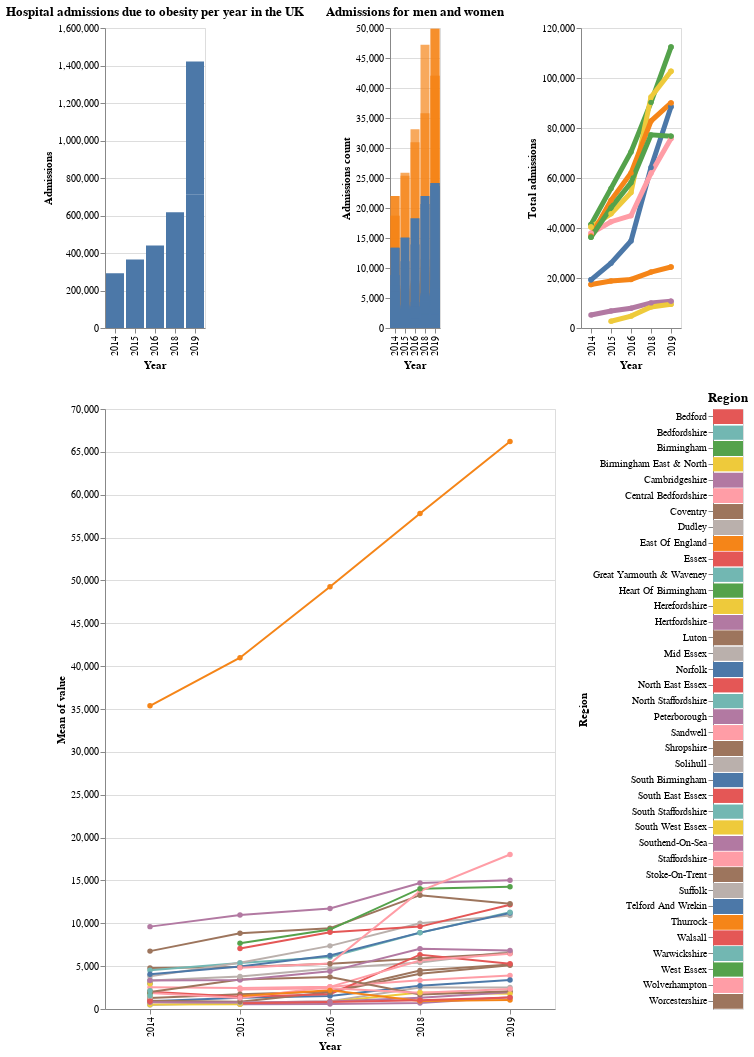

Write notebook code for a chart like this one.
### Code cell
# Create dropdown for Major region
major_region_dropdown = alt.binding_select(options=melted_df['Major region'].unique().tolist(), name="Major region: ")
major_region_selection = alt.selection_single(fields=['Major region'], bind=major_region_dropdown, init={"Major region": "West Midlands"})

# Create dropdown for variable
variable_dropdown = alt.binding_select(options=melted_df['variable'].unique().tolist(), name="Category: ")
variable_selection = alt.selection_single(fields=['variable'], bind=variable_dropdown, init={"variable": "Total admissions"})

# Sort the data
sorted_data = melted_df.sort_values(by='Year')

# Main chart
main_chart = alt.Chart(sorted_data).mark_line(point=True).encode(
    x='Year:O',
    y='mean(value):Q',
    color=alt.Color('Region:N', legend=None),  # Set legend to None
    tooltip=["Major region", "Region", "mean(value):Q"]
).add_selection(
    major_region_selection
).transform_filter(
    major_region_selection
).add_selection(
    variable_selection
).transform_filter(
    variable_selection
).properties(
    width=450, 
    height=600
)

# Secondary chart for Region selection
region_chart = alt.Chart(sorted_data).mark_bar().encode(
    y='Region:N',
    color=alt.Color('Region:N', legend=None),  # Set legend to None
    tooltip=alt.Tooltip(["Major region", "Region"])  # Corrected tooltip placement
).add_selection(
    major_region_selection
).transform_filter(
    major_region_selection
).add_selection(
    variable_selection
).transform_filter(
    variable_selection
).properties(
    selection=alt.selection_multi(fields=['Region']),
    width=30,  
    height=600,
    title="Region"
    
).interactive()
((df_england_plot | overlay_chart| regional)&(main_chart | region_chart))

### Figure 1 — Vega-Lite specification as saved in the notebook (floating-point values rounded to 4 significant figures; data arrays with more than 128 entries replaced by an {"elided": "..."} marker saying what was removed)
{"config": {"view": {"continuousWidth": 400, "continuousHeight": 300}}, "vconcat": [{"hconcat": [{"data": {"name": "data-48cdbf9928110e64942b2d88c71b42df"}, "mark": "bar", "encoding": {"tooltip": {"field": "admissions_total", "format": ",", "type": "quantitative"}, "x": {"field": "year", "title": "Year", "type": "ordinal"}, "y": {"field": "admissions_total", "title": "Admissions", "type": "quantitative"}}, "title": "Hospital admissions due to obesity per year in the UK", "width": 100}, {"layer": [{"data": {"name": "data-041d73d4cfcaff87c50e632bee5eb8c3"}, "mark": {"type": "bar", "opacity": 0.7}, "encoding": {"color": {"field": "variable", "title": "Gender", "type": "nominal"}, "tooltip": [{"field": "variable", "title": "Gender", "type": "nominal"}, {"field": "value", "format": ",", "title": "Admissions count", "type": "quantitative"}], "x": {"field": "Year", "title": "Year", "type": "ordinal"}, "y": {"field": "value", "stack": null, "title": "Admissions count", "type": "quantitative"}}, "title": "Admissions for men and women", "width": 50}, {"data": {"name": "data-825311abb0b08b3fe1f986e2a8f7e83d"}, "mark": {"type": "bar", "opacity": 1}, "encoding": {"color": {"field": "variable", "title": "Gender", "type": "nominal"}, "tooltip": [{"field": "variable", "title": "Gender", "type": "nominal"}, {"field": "value", "format": ",", "title": "Admissions count", "type": "quantitative"}], "x": {"field": "Year", "title": "Year", "type": "ordinal"}, "y": {"field": "value", "stack": null, "title": "Admissions count", "type": "quantitative"}}, "width": 100}]}, {"data": {"name": "data-eb3aa683473ccc126d07e087cd980957"}, "mark": {"type": "line", "point": true, "size": 5}, "encoding": {"color": {"field": "region", "title": "Region", "type": "nominal"}, "tooltip": [{"field": "region", "title": "Region", "type": "nominal"}, {"field": "admissions_total", "format": ",", "title": "Admissions", "type": "quantitative"}], "x": {"field": "year", "title": "Year", "type": "ordinal"}, "y": {"field": "admissions_total", "title": "Total admissions", "type": "quantitative"}}, "width": 100}]}, {"hconcat": [{"mark": {"type": "line", "point": true}, "encoding": {"color": {"field": "Region", "legend": null, "type": "nominal"}, "tooltip": [{"field": "Major region", "type": "nominal"}, {"field": "Region", "type": "nominal"}, {"aggregate": "mean", "field": "value", "type": "quantitative"}], "x": {"field": "Year", "type": "ordinal"}, "y": {"aggregate": "mean", "field": "value", "type": "quantitative"}}, "height": 600, "selection": {"selector009": {"type": "single", "fields": ["Major region"], "bind": {"input": "select", "options": ["North East", "North West", "East Midlands", "West Midlands", "London", "South East", "West Sussex", "South West", "North Yorkshire"], "name": "Major region: "}, "init": {"Major region": "West Midlands"}}, "selector010": {"type": "single", "fields": ["variable"], "bind": {"input": "select", "options": ["Total admissions", "Admissions count: men", "Admissions count: women", "Admissions per 100,000 population", "Admissions per 100,000 population: men", "Admissions per 100,000 population: women"], "name": "Category: "}, "init": {"variable": "Total admissions"}}}, "transform": [{"filter": {"selection": "selector009"}}, {"filter": {"selection": "selector010"}}], "width": 450}, {"mark": "bar", "encoding": {"color": {"field": "Region", "legend": null, "type": "nominal"}, "tooltip": [{"field": "Major region", "type": "nominal"}, {"field": "Region", "type": "nominal"}], "y": {"field": "Region", "type": "nominal"}}, "height": 600, "selection": {"selector011": {"type": "multi", "fields": ["Region"]}, "selector012": {"type": "interval", "bind": "scales", "encodings": ["x", "y"]}}, "title": "Region", "transform": [{"filter": {"selection": "selector009"}}, {"filter": {"selection": "selector010"}}], "width": 30}], "data": {"name": "data-fcd74838650a29220f610fc6ce595b1d"}}], "$schema": "https://vega.github.io/schema/vega-lite/v4.17.0.json", "datasets": {"data-48cdbf9928110e64942b2d88c71b42df": [{"region": "England", "admissions_total": 292404, "admissions_count_men": 99580.0, "admissions_count_women": 192800.0, "adm_per_100_000_all": 550.6, "adm_per_male": 381.0, "adm_per_female": 714.7, "year": 2014, "top_tier": true}, {"region": "England", "admissions_total": 365577, "admissions_count_men": 123400.0, "admissions_count_women": 242100.0, "adm_per_100_000_all": 678.7, "adm_per_male": 465.2, "adm_per_female": 885.8, "year": 2015, "top_tier": true}, {"region": "England", "admissions_total": 440288, "admissions_count_men": 149500.0, "admissions_count_women": 290700.0, "adm_per_100_000_all": 810.6, "adm_per_male": 558.4, "adm_per_female": 1056.0, "year": 2016, "top_tier": true}, {"region": "England", "admissions_total": 710562, "admissions_count_men": 243600.0, "admissions_count_women": 467000.0, "adm_per_100_000_all": 1323.0, "adm_per_male": 963.1, "adm_per_female": 1685.0, "year": 2019, "top_tier": true}, {"region": "England", "admissions_total": 616961, "admissions_count_men": 208300.0, "admissions_count_women": 408600.0, "adm_per_100_000_all": 1159.0, "adm_per_male": 833.0, "adm_per_female": 1486.0, "year": 2018, "top_tier": true}, {"region": "England", "admissions_total": 710562, "admissions_count_men": 243600.0, "admissions_count_women": 467000.0, "adm_per_100_000_all": 1323.0, "adm_per_male": 963.1, "adm_per_female": 1685.0, "year": 2019, "top_tier": true}], "data-041d73d4cfcaff87c50e632bee5eb8c3": {"elided": "915 records"}, "data-825311abb0b08b3fe1f986e2a8f7e83d": {"elided": "915 records"}, "data-eb3aa683473ccc126d07e087cd980957": [{"region": "North East", "admissions_total": 17409, "admissions_count_men": 6294.0, "admissions_count_women": 11120.0, "adm_per_100_000_all": 670.5, "adm_per_male": 495.7, "adm_per_female": 837.7, "year": 2014, "top_tier": true, "result": null}, {"region": "North East", "admissions_total": 17409, "admissions_count_men": 6294.0, "admissions_count_women": 11120.0, "adm_per_100_000_all": 670.5, "adm_per_male": 495.7, "adm_per_female": 837.7, "year": 2014, "top_tier": true, "result": null}, {"region": "North West", "admissions_total": 41358, "admissions_count_men": 13910.0, "admissions_count_women": 27440.0, "adm_per_100_000_all": 586.1, "adm_per_male": 401.2, "adm_per_female": 764.7, "year": 2014, "top_tier": true, "result": null}, {"region": "North West", "admissions_total": 41358, "admissions_count_men": 13910.0, "admissions_count_women": 27440.0, "adm_per_100_000_all": 586.1, "adm_per_male": 401.2, "adm_per_female": 764.7, "year": 2014, "top_tier": true, "result": null}, {"region": "East Midlands", "admissions_total": 19256, "admissions_count_men": 6058.0, "admissions_count_women": 13200.0, "adm_per_100_000_all": 424.4, "adm_per_male": 270.8, "adm_per_female": 573.7, "year": 2014, "top_tier": true, "result": null}, {"region": "East Midlands", "admissions_total": 19256, "admissions_count_men": 6058.0, "admissions_count_women": 13200.0, "adm_per_100_000_all": 424.4, "adm_per_male": 270.8, "adm_per_female": 573.7, "year": 2014, "top_tier": true, "result": null}, {"region": "West Midlands", "admissions_total": 40394, "admissions_count_men": 12270.0, "admissions_count_women": 28120.0, "adm_per_100_000_all": 720.2, "adm_per_male": 443.3, "adm_per_female": 989.8, "year": 2014, "top_tier": true, "result": null}, {"region": "West Midlands", "admissions_total": 40394, "admissions_count_men": 12270.0, "admissions_count_women": 28120.0, "adm_per_100_000_all": 720.2, "adm_per_male": 443.3, "adm_per_female": 989.8, "year": 2014, "top_tier": true, "result": null}, {"region": "London", "admissions_total": 37892, "admissions_count_men": 13280.0, "admissions_count_women": 24610.0, "adm_per_100_000_all": 461.8, "adm_per_male": 327.6, "adm_per_female": 592.9, "year": 2014, "top_tier": true, "result": null}, {"region": "London", "admissions_total": 37892, "admissions_count_men": 13280.0, "admissions_count_women": 24610.0, "adm_per_100_000_all": 461.8, "adm_per_male": 327.6, "adm_per_female": 592.9, "year": 2014, "top_tier": true, "result": null}, {"region": "South East", "admissions_total": 36779, "admissions_count_men": 13280.0, "admissions_count_women": 23480.0, "adm_per_100_000_all": 425.1, "adm_per_male": 312.4, "adm_per_female": 533.5, "year": 2014, "top_tier": true, "result": null}, {"region": "West Sussex", "admissions_total": 5183, "admissions_count_men": 1977.0, "admissions_count_women": 3206.0, "adm_per_100_000_all": 640.7, "adm_per_male": 504.7, "adm_per_female": 768.4, "year": 2014, "top_tier": true, "result": null}, {"region": "South West", "admissions_total": 36338, "admissions_count_men": 12260.0, "admissions_count_women": 24080.0, "adm_per_100_000_all": 685.5, "adm_per_male": 471.7, "adm_per_female": 891.3, "year": 2014, "top_tier": true, "result": null}, {"region": "South West", "admissions_total": 36338, "admissions_count_men": 12260.0, "admissions_count_women": 24080.0, "adm_per_100_000_all": 685.5, "adm_per_male": 471.7, "adm_per_female": 891.3, "year": 2014, "top_tier": true, "result": null}, {"region": "North East", "admissions_total": 18824, "admissions_count_men": 6340.0, "admissions_count_women": 12480.0, "adm_per_100_000_all": 721.1, "adm_per_male": 495.9, "adm_per_female": 937.2, "year": 2015, "top_tier": true, "result": null}, {"region": "North West", "admissions_total": 55848, "admissions_count_men": 19880.0, "admissions_count_women": 35960.0, "adm_per_100_000_all": 786.2, "adm_per_male": 568.8, "adm_per_female": 996.7, "year": 2015, "top_tier": true, "result": null}, {"region": "North Yorkshire", "admissions_total": 2703, "admissions_count_men": 1056.0, "admissions_count_women": 1647.0, "adm_per_100_000_all": 448.4, "adm_per_male": 355.2, "adm_per_female": 539.3, "year": 2015, "top_tier": true, "result": null}, {"region": "East Midlands", "admissions_total": 25932, "admissions_count_men": 7899.0, "admissions_count_women": 18030.0, "adm_per_100_000_all": 563.9, "adm_per_male": 348.3, "adm_per_female": 773.7, "year": 2015, "top_tier": true, "result": null}, {"region": "West Midlands", "admissions_total": 45682, "admissions_count_men": 14080.0, "admissions_count_women": 31600.0, "adm_per_100_000_all": 805.0, "adm_per_male": 502.3, "adm_per_female": 1101.0, "year": 2015, "top_tier": true, "result": null}, {"region": "London", "admissions_total": 42511, "admissions_count_men": 14250.0, "admissions_count_women": 28250.0, "adm_per_100_000_all": 505.1, "adm_per_male": 342.1, "adm_per_female": 664.5, "year": 2015, "top_tier": true, "result": null}, {"region": "South East", "admissions_total": 51102, "admissions_count_men": 18230.0, "admissions_count_women": 32860.0, "adm_per_100_000_all": 581.2, "adm_per_male": 421.6, "adm_per_female": 735.4, "year": 2015, "top_tier": true, "result": null}, {"region": "West Sussex", "admissions_total": 6794, "admissions_count_men": 2542.0, "admissions_count_women": 4251.0, "adm_per_100_000_all": 827.2, "adm_per_male": 638.4, "adm_per_female": 1005.0, "year": 2015, "top_tier": true, "result": null}, {"region": "South West", "admissions_total": 48098, "admissions_count_men": 16480.0, "admissions_count_women": 31610.0, "adm_per_100_000_all": 894.4, "adm_per_male": 624.3, "adm_per_female": 1155.0, "year": 2015, "top_tier": true, "result": null}, {"region": "North East", "admissions_total": 19414, "admissions_count_men": 6574.0, "admissions_count_women": 12840.0, "adm_per_100_000_all": 741.4, "adm_per_male": 512.3, "adm_per_female": 961.4, "year": 2016, "top_tier": true, "result": null}, {"region": "North West", "admissions_total": 70380, "admissions_count_men": 24720.0, "admissions_count_women": 45650.0, "adm_per_100_000_all": 986.7, "adm_per_male": 703.9, "adm_per_female": 1261.0, "year": 2016, "top_tier": true, "result": null}, {"region": "North Yorkshire", "admissions_total": 4749, "admissions_count_men": 1763.0, "admissions_count_women": 2985.0, "adm_per_100_000_all": 789.5, "adm_per_male": 595.5, "adm_per_female": 977.1, "year": 2016, "top_tier": true, "result": null}, {"region": "East Midlands", "admissions_total": 34839, "admissions_count_men": 11450.0, "admissions_count_women": 23380.0, "adm_per_100_000_all": 751.3, "adm_per_male": 500.5, "adm_per_female": 995.2, "year": 2016, "top_tier": true, "result": null}, {"region": "West Midlands", "admissions_total": 54212, "admissions_count_men": 16460.0, "admissions_count_women": 37740.0, "adm_per_100_000_all": 948.9, "adm_per_male": 583.0, "adm_per_female": 1306.0, "year": 2016, "top_tier": true, "result": null}, {"region": "London", "admissions_total": 44893, "admissions_count_men": 15370.0, "admissions_count_women": 29510.0, "adm_per_100_000_all": 525.8, "adm_per_male": 363.0, "adm_per_female": 685.6, "year": 2016, "top_tier": true, "result": null}, {"region": "South East", "admissions_total": 61957, "admissions_count_men": 22420.0, "admissions_count_women": 39530.0, "adm_per_100_000_all": 698.2, "adm_per_male": 513.7, "adm_per_female": 876.7, "year": 2016, "top_tier": true, "result": null}, {"region": "West Sussex", "admissions_total": 7897, "admissions_count_men": 2949.0, "admissions_count_women": 4945.0, "adm_per_100_000_all": 953.3, "adm_per_male": 734.4, "adm_per_female": 1159.0, "year": 2016, "top_tier": true, "result": null}, {"region": "South West", "admissions_total": 58128, "admissions_count_men": 20220.0, "admissions_count_women": 37910.0, "adm_per_100_000_all": 1072.0, "adm_per_male": 759.0, "adm_per_female": 1374.0, "year": 2016, "top_tier": true, "result": null}, {"region": "North East", "admissions_total": 24410, "admissions_count_men": 8645.0, "admissions_count_women": 15760.0, "adm_per_100_000_all": 932.0, "adm_per_male": 684.0, "adm_per_female": 1177.0, "year": 2019, "top_tier": true, "result": null}, {"region": "North West", "admissions_total": 112385, "admissions_count_men": 41370.0, "admissions_count_women": 71020.0, "adm_per_100_000_all": 1595.0, "adm_per_male": 1231.0, "adm_per_female": 1959.0, "year": 2019, "top_tier": true, "result": null}, {"region": "North Yorkshire", "admissions_total": 9475, "admissions_count_men": 3700.0, "admissions_count_women": 5770.0, "adm_per_100_000_all": 1492.0, "adm_per_male": 1146.0, "adm_per_female": 1870.0, "year": 2019, "top_tier": true, "result": null}, {"region": "East Midlands", "admissions_total": 88510, "admissions_count_men": 29640.0, "admissions_count_women": 58860.0, "adm_per_100_000_all": 1893.0, "adm_per_male": 1316.0, "adm_per_female": 2472.0, "year": 2019, "top_tier": true, "result": null}, {"region": "West Midlands", "admissions_total": 102675, "admissions_count_men": 32080.0, "admissions_count_women": 70590.0, "adm_per_100_000_all": 1817.0, "adm_per_male": 1202.0, "adm_per_female": 2440.0, "year": 2019, "top_tier": true, "result": null}, {"region": "London", "admissions_total": 75815, "admissions_count_men": 24150.0, "admissions_count_women": 51660.0, "adm_per_100_000_all": 1012.0, "adm_per_male": 757.0, "adm_per_female": 1266.0, "year": 2019, "top_tier": true, "result": null}, {"region": "South East", "admissions_total": 90040, "admissions_count_men": 33220.0, "admissions_count_women": 56820.0, "adm_per_100_000_all": 1023.0, "adm_per_male": 783.0, "adm_per_female": 1262.0, "year": 2019, "top_tier": true, "result": null}, {"region": "West Sussex", "admissions_total": 10670, "admissions_count_men": 3850.0, "admissions_count_women": 6815.0, "adm_per_100_000_all": 1257.0, "adm_per_male": 913.0, "adm_per_female": 1593.0, "year": 2019, "top_tier": true, "result": null}, {"region": "South West", "admissions_total": 76695, "admissions_count_men": 26480.0, "admissions_count_women": 50210.0, "adm_per_100_000_all": 1378.0, "adm_per_male": 961.0, "adm_per_female": 1804.0, "year": 2019, "top_tier": true, "result": null}, {"region": "North East", "admissions_total": 22376, "admissions_count_men": 7759.0, "admissions_count_women": 14620.0, "adm_per_100_000_all": 861.0, "adm_per_male": 619.0, "adm_per_female": 1097.0, "year": 2018, "top_tier": true, "result": null}, {"region": "North West", "admissions_total": 90253, "admissions_count_men": 32070.0, "admissions_count_women": 58180.0, "adm_per_100_000_all": 1290.0, "adm_per_male": 963.0, "adm_per_female": 1618.0, "year": 2018, "top_tier": true, "result": null}, {"region": "North Yorkshire", "admissions_total": 8408, "admissions_count_men": 3274.0, "admissions_count_women": 5134.0, "adm_per_100_000_all": 1359.0, "adm_per_male": 1025.0, "adm_per_female": 1721.0, "year": 2018, "top_tier": true, "result": null}, {"region": "East Midlands", "admissions_total": 64200, "admissions_count_men": 20850.0, "admissions_count_women": 43350.0, "adm_per_100_000_all": 1391.0, "adm_per_male": 938.0, "adm_per_female": 1846.0, "year": 2018, "top_tier": true, "result": null}, {"region": "West Midlands", "admissions_total": 92389, "admissions_count_men": 28430.0, "admissions_count_women": 63950.0, "adm_per_100_000_all": 1655.0, "adm_per_male": 1078.0, "adm_per_female": 2237.0, "year": 2018, "top_tier": true, "result": null}, {"region": "London", "admissions_total": 61904, "admissions_count_men": 20480.0, "admissions_count_women": 41420.0, "adm_per_100_000_all": 852.0, "adm_per_male": 651.0, "adm_per_female": 1050.0, "year": 2018, "top_tier": true, "result": null}, {"region": "South East", "admissions_total": 82787, "admissions_count_men": 30190.0, "admissions_count_women": 52590.0, "adm_per_100_000_all": 950.0, "adm_per_male": 721.0, "adm_per_female": 1178.0, "year": 2018, "top_tier": true, "result": null}, {"region": "West Sussex", "admissions_total": 10046, "admissions_count_men": 3664.0, "admissions_count_women": 6381.0, "adm_per_100_000_all": 1198.0, "adm_per_male": 882.0, "adm_per_female": 1506.0, "year": 2018, "top_tier": true, "result": null}, {"region": "South West", "admissions_total": 77250, "admissions_count_men": 25790.0, "admissions_count_women": 51460.0, "adm_per_100_000_all": 1405.0, "adm_per_male": 949.0, "adm_per_female": 1868.0, "year": 2018, "top_tier": true, "result": null}, {"region": "North East", "admissions_total": 24410, "admissions_count_men": 8645.0, "admissions_count_women": 15760.0, "adm_per_100_000_all": 932.0, "adm_per_male": 684.0, "adm_per_female": 1177.0, "year": 2019, "top_tier": true, "result": null}, {"region": "North West", "admissions_total": 112385, "admissions_count_men": 41370.0, "admissions_count_women": 71020.0, "adm_per_100_000_all": 1595.0, "adm_per_male": 1231.0, "adm_per_female": 1959.0, "year": 2019, "top_tier": true, "result": null}, {"region": "North Yorkshire", "admissions_total": 9475, "admissions_count_men": 3700.0, "admissions_count_women": 5770.0, "adm_per_100_000_all": 1492.0, "adm_per_male": 1146.0, "adm_per_female": 1870.0, "year": 2019, "top_tier": true, "result": null}, {"region": "East Midlands", "admissions_total": 88510, "admissions_count_men": 29640.0, "admissions_count_women": 58860.0, "adm_per_100_000_all": 1893.0, "adm_per_male": 1316.0, "adm_per_female": 2472.0, "year": 2019, "top_tier": true, "result": null}, {"region": "West Midlands", "admissions_total": 102675, "admissions_count_men": 32080.0, "admissions_count_women": 70590.0, "adm_per_100_000_all": 1817.0, "adm_per_male": 1202.0, "adm_per_female": 2440.0, "year": 2019, "top_tier": true, "result": null}, {"region": "London", "admissions_total": 75815, "admissions_count_men": 24150.0, "admissions_count_women": 51660.0, "adm_per_100_000_all": 1012.0, "adm_per_male": 757.0, "adm_per_female": 1266.0, "year": 2019, "top_tier": true, "result": null}, {"region": "South East", "admissions_total": 90040, "admissions_count_men": 33220.0, "admissions_count_women": 56820.0, "adm_per_100_000_all": 1023.0, "adm_per_male": 783.0, "adm_per_female": 1262.0, "year": 2019, "top_tier": true, "result": null}, {"region": "West Sussex", "admissions_total": 10670, "admissions_count_men": 3850.0, "admissions_count_women": 6815.0, "adm_per_100_000_all": 1257.0, "adm_per_male": 913.0, "adm_per_female": 1593.0, "year": 2019, "top_tier": true, "result": null}, {"region": "South West", "admissions_total": 76695, "admissions_count_men": 26480.0, "admissions_count_women": 50210.0, "adm_per_100_000_all": 1378.0, "adm_per_male": 961.0, "adm_per_female": 1804.0, "year": 2019, "top_tier": true, "result": null}], "data-fcd74838650a29220f610fc6ce595b1d": {"elided": "5490 records"}}}
